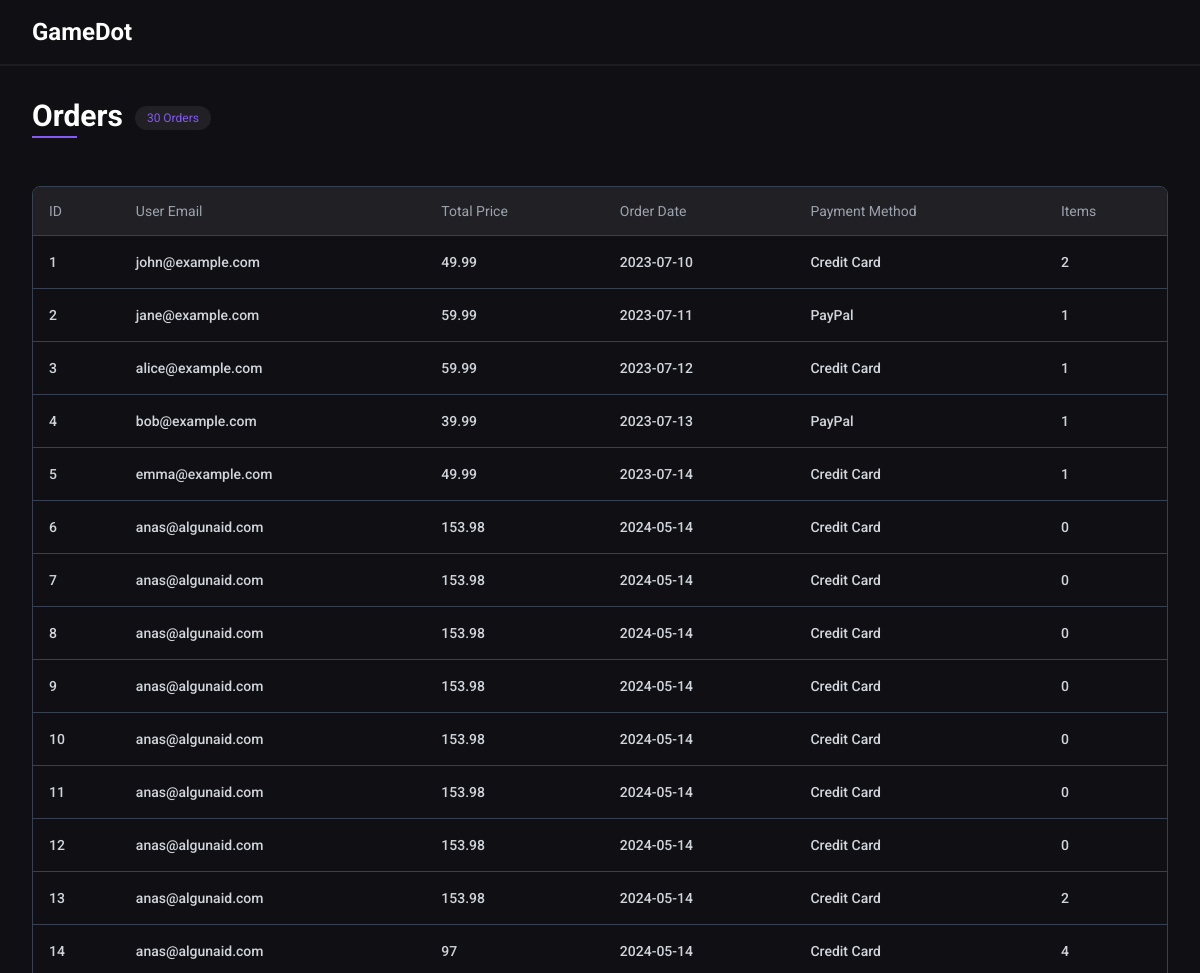
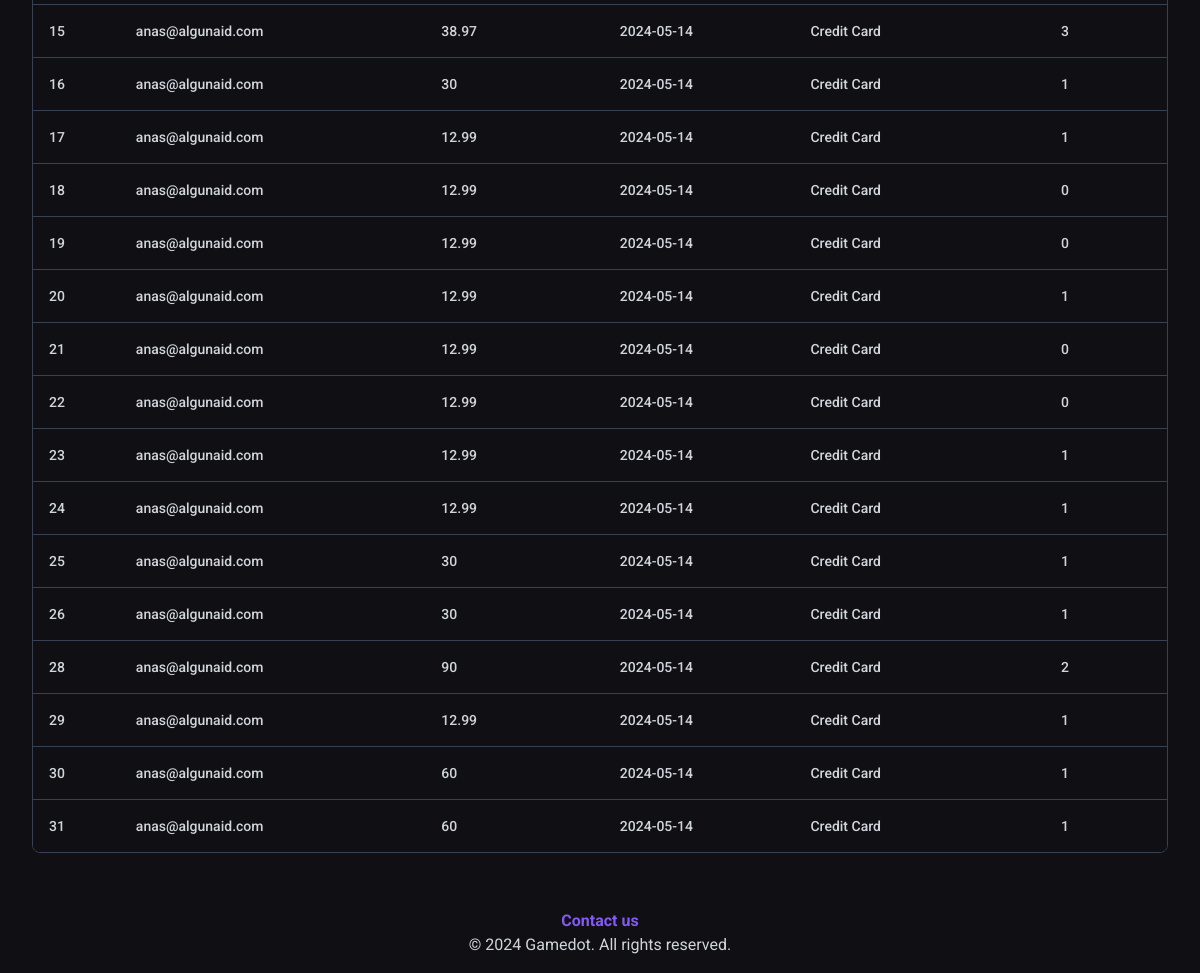
Before: /gamedot/admin/orders/ (signed in) with the older database file (2 pictures, top to bottom).
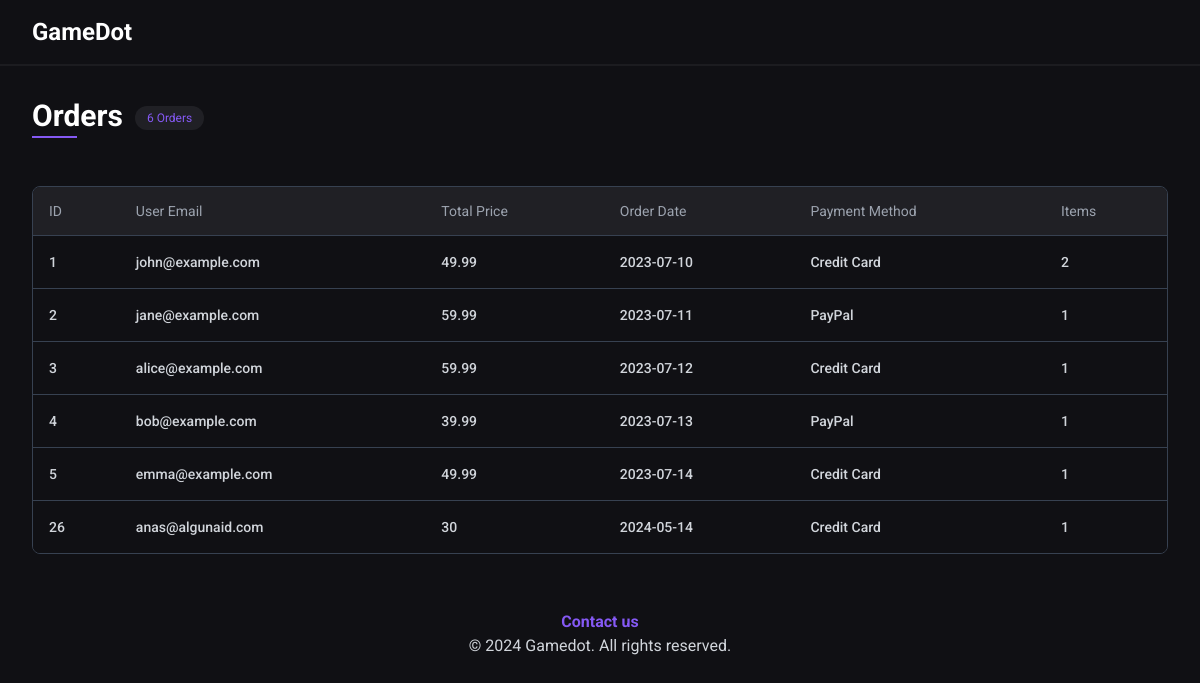
After: the same page with the newer database file.
### tables this page shows
CREATE TABLE `orders` (
  `id` int(11) NOT NULL,
  `user_id` int(11) DEFAULT NULL,
  `total_price` float DEFAULT NULL,
  `order_date` date DEFAULT current_timestamp(),
  `payment_method` varchar(255) DEFAULT NULL
);

CREATE TABLE `users` (
  `id` int(11) NOT NULL,
  `fname` varchar(255) DEFAULT NULL,
  `lname` varchar(255) DEFAULT NULL,
  `email` varchar(255) DEFAULT NULL,
  `password` varchar(255) DEFAULT NULL,
  `dob` date DEFAULT NULL
);

### src/admin/orders/controllers/orders.php (called while the page is built, shortened)
<?php
$ordersColumns = [
    'id' => "ID",
    'user_email' => "User Email",
    'total_price' => "Total Price",
    'order_date' => "Order Date",
    'payment_method' => "Payment Method",
    'items' => "Items"
];
$database = new Database();
$query = 'SELECT
              orders.*,
              users.email AS user_email,
              COUNT(order_items.id) AS items
          FROM
              orders
          JOIN
              users ON orders.user_id = users.id
          LEFT JOIN
              order_items ON orders.id = order_items.order_id
          GROUP BY
              orders.id
              ';
$orders = $database->query($query)->qAll();
require('src/admin/orders/views/orders.view.php');

### core/database.php (called while the page is built, shortened)
<?php
class Database
{
  private $host = 'localhost';
  private $db_name = 'testforweb';
  private $port = '3308';
  private $username = 'root';
  private $connection;
  private $statement;
  public function __construct()
  {
    $this->connection = null;
    try {
      $this->connection = new PDO('mysql:host=' . $this->host . ';port=' . $this->port . ';dbname=' . $this->db_name . ';user=' . $this->username);
      $this->connection->setAttribute(PDO::ATTR_ERRMODE, PDO::ERRMODE_EXCEPTION);
      $this->connection->setAttribute(PDO::ATTR_DEFAULT_FETCH_MODE, PDO::FETCH_ASSOC);
    } catch (PDOException $e) {
      echo 'Connection Error: ' . $e->getMessage();
    }
  }
  public function query($query, $params = [])
  {
    $this->statement = $this->connection->prepare($query);
    $this->statement->execute($params);
    return $this;
  }
  public function qAll()
  {
    return $this->statement->fetchAll();
  }
}

### src/admin/orders/views/orders.view.php (the view, shortened to what this page needs)
<main>
  <div class="xl:container mx-auto p-8">
    <div class="flex justify-between items-center gap-4 flex-wrap ">
      <div class="flex items-start gap-x-3">
        <h2 class="text-3xl font-bold mb-4 inline-block relative pb-1">
          Orders
          <span class="absolute bottom-0 left-0 w-1/2 h-0.5 bg-primary"></span>
        </h2>
        <span class="px-3 py-1 text-xs rounded-full bg-secondaryBlack text-primary mt-2"><?= count($orders) ?> Orders</span>
      </div>
    </div>
    <section>
      <div class="flex flex-col mt-6">
        <div class="overflow-x-auto ">
          <div class="inline-block min-w-full py-2 align-middle">
            <div class="overflow-hidden border  border-gray-700 md:rounded-lg">
              <table class="min-w-full divide-y divide-gray-700">
                <thead class="bg-secondaryBlack">
                  <tr>
                    <?php
                    foreach ($ordersColumns as $column) :
                    ?>
                      <th scope='col' class='px-4 py-3.5 text-sm font-normal text-left rtl:text-right text-gray-400'><?= $column ?></th>
                    <?php endforeach; ?>
                  </tr>
                </thead>
                <tbody class=" divide-y divide-gray-700 bg-myBlack">
                  <?php
                  foreach ($orders as $order) : ?>
                    <tr>
                      <?php foreach ($ordersColumns as $dbcolumn => $column) : ?>
                        <td class='px-4 py-4 text-sm font-medium text-gray-300 whitespace-nowrap hover:text-primary duration-300'><a href="./<?= $order['id'] ?>"><?= $order[$dbcolumn]  ?></a></td>
                      <?php endforeach; ?>
                    </tr>
                  <?php endforeach; ?>
                </tbody>
              </table>
            </div>
          </div>
        </div>
      </div>
    </section>
  </div>
</main>

Changed rows visible on the page:
removed orders: id "6", user.email "anas@algunaid.com", total_price "153.98", order_date "2024-05-14", payment_method "Credit Card", dbcolumn "0"
removed orders: id "7", user.email "anas@algunaid.com", total_price "153.98", order_date "2024-05-14", payment_method "Credit Card", dbcolumn "0"
removed orders: id "8", user.email "anas@algunaid.com", total_price "153.98", order_date "2024-05-14", payment_method "Credit Card", dbcolumn "0"
removed orders: id "9", user.email "anas@algunaid.com", total_price "153.98", order_date "2024-05-14", payment_method "Credit Card", dbcolumn "0"
removed orders: id "10", user.email "anas@algunaid.com", total_price "153.98", order_date "2024-05-14", payment_method "Credit Card", dbcolumn "0"
removed orders: id "11", user.email "anas@algunaid.com", total_price "153.98", order_date "2024-05-14", payment_method "Credit Card", dbcolumn "0"
removed orders: id "12", user.email "anas@algunaid.com", total_price "153.98", order_date "2024-05-14", payment_method "Credit Card", dbcolumn "0"
removed orders: id "13", user.email "anas@algunaid.com", total_price "153.98", order_date "2024-05-14", payment_method "Credit Card", dbcolumn "2"
removed orders: id "14", user.email "anas@algunaid.com", total_price "97", order_date "2024-05-14", payment_method "Credit Card", dbcolumn "4"
removed orders: id "15", user.email "anas@algunaid.com", total_price "38.97", order_date "2024-05-14", payment_method "Credit Card", dbcolumn "3"
removed orders: id "16", user.email "anas@algunaid.com", total_price "30", order_date "2024-05-14", payment_method "Credit Card", dbcolumn "1"
removed orders: id "17", user.email "anas@algunaid.com", total_price "12.99", order_date "2024-05-14", payment_method "Credit Card", dbcolumn "1"
removed orders: id "18", user.email "anas@algunaid.com", total_price "12.99", order_date "2024-05-14", payment_method "Credit Card", dbcolumn "0"
removed orders: id "19", user.email "anas@algunaid.com", total_price "12.99", order_date "2024-05-14", payment_method "Credit Card", dbcolumn "0"
removed orders: id "20", user.email "anas@algunaid.com", total_price "12.99", order_date "2024-05-14", payment_method "Credit Card", dbcolumn "1"
removed orders: id "21", user.email "anas@algunaid.com", total_price "12.99", order_date "2024-05-14", payment_method "Credit Card", dbcolumn "0"
removed orders: id "22", user.email "anas@algunaid.com", total_price "12.99", order_date "2024-05-14", payment_method "Credit Card", dbcolumn "0"
removed orders: id "23", user.email "anas@algunaid.com", total_price "12.99", order_date "2024-05-14", payment_method "Credit Card", dbcolumn "1"
removed orders: id "24", user.email "anas@algunaid.com", total_price "12.99", order_date "2024-05-14", payment_method "Credit Card", dbcolumn "1"
removed orders: id "25", user.email "anas@algunaid.com", total_price "30", order_date "2024-05-14", payment_method "Credit Card", dbcolumn "1"
removed orders: id "28", user.email "anas@algunaid.com", total_price "90", order_date "2024-05-14", payment_method "Credit Card", dbcolumn "2"
removed orders: id "29", user.email "anas@algunaid.com", total_price "12.99", order_date "2024-05-14", payment_method "Credit Card", dbcolumn "1"
removed orders: id "30", user.email "anas@algunaid.com", total_price "60", order_date "2024-05-14", payment_method "Credit Card", dbcolumn "1"
removed orders: id "31", user.email "anas@algunaid.com", total_price "60", order_date "2024-05-14", payment_method "Credit Card", dbcolumn "1"
Other visible differences:
count($orders): "30" → "6"
